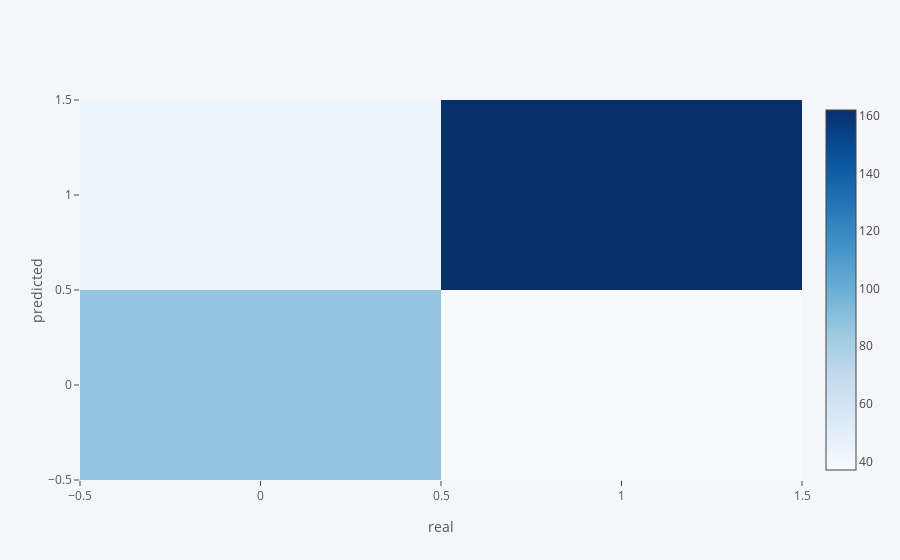

Notebook code cell kept with this figure:
### Code cell
cine_test_results = pd.DataFrame(results_base_line['lr']['real'][0])
cine_test_results['pred'] = results_base_line['lr']['predicted'][0]

cine_test_results.columns = ['real', 'prediction']

classes = [0,1]

heatmap = {}
for c in classes:
    heatmap[c] = {}
    for sc in classes:
        heatmap[c][sc] = cine_test_results[(cine_test_results.real == c) & (cine_test_results.prediction == sc)].shape[0]

pd.DataFrame(heatmap).transpose().iplot(kind='heatmap', colorscale='blues', yTitle='predicted', xTitle='real')

### Figure 1 — Plotly figure (JSON) as saved in the notebook; plotly's stock layout.template omitted (floating-point values rounded to 4 significant figures)
{"data": [{"colorscale": [[0, "rgb(247,251,255)"], [0.125, "rgb(222,235,247)"], [0.25, "rgb(198,219,239)"], [0.375, "rgb(158,202,225)"], [0.5, "rgb(107,174,214)"], [0.625, "rgb(66,146,198)"], [0.75, "rgb(33,113,181)"], [0.875, "rgb(8,81,156)"], [1, "rgb(8,48,107)"]], "type": "heatmap", "uid": "b53b3475-c7a7-4faa-a43f-22f759395a02", "x": [0, 1], "y": [0, 1], "z": [[87, 37], [43, 162]], "zmax": 162, "zmin": 37}], "layout": {"legend": {"bgcolor": "#F5F6F9", "font": {"color": "#4D5663"}}, "paper_bgcolor": "#F5F6F9", "plot_bgcolor": "#F5F6F9", "title": {"font": {"color": "#4D5663"}}, "xaxis": {"gridcolor": "#E1E5ED", "showgrid": true, "tickfont": {"color": "#4D5663"}, "title": {"font": {"color": "#4D5663"}, "text": "real"}, "zerolinecolor": "#E1E5ED"}, "yaxis": {"gridcolor": "#E1E5ED", "showgrid": true, "tickfont": {"color": "#4D5663"}, "title": {"font": {"color": "#4D5663"}, "text": "predicted"}, "zerolinecolor": "#E1E5ED"}}}
